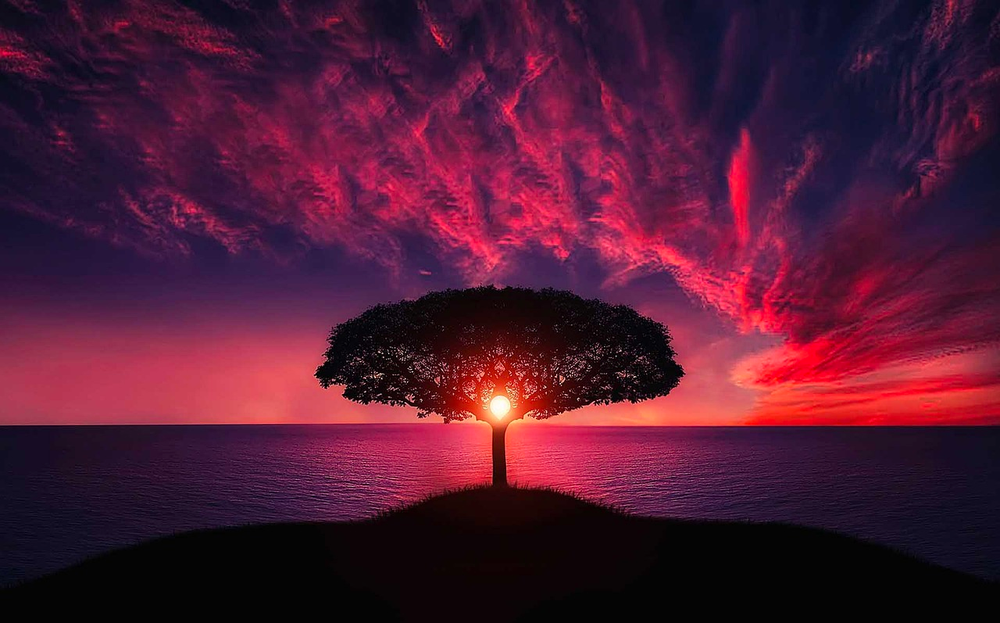
#> input picture LAB 2/POSTLAB/img.png, 1000 x 623 px, shrunk from 1280 x 797 before the run
$ python Postlab3.py
#> lines starting #> are read from the running program, lines starting #| are printed output that depends on the picture; after the words box and inside, x2 and y2 are one past the last pixel; in counts of white or black regions, pixels touching at a corner belong together
import cv2
import numpy as np
import matplotlib.pyplot as plt

image_path = "img.png"
original_image = cv2.imread(image_path)
#> original_image is the input picture: shape (623, 1000, 3); mean B, G, R 51.4, 25.9, 79.4

if original_image is None:
    print("Error: Image not loaded.")
    exit()

hsv_image = cv2.cvtColor(original_image, cv2.COLOR_BGR2HSV)
#> hsv_image: shape (623, 1000, 3); mean H, S, V 132.6, 155.7, 83.8

lower_bound = np.array([30, 50, 50])
upper_bound = np.array([70, 255, 255])

mask = cv2.inRange(hsv_image, lower_bound, upper_bound)
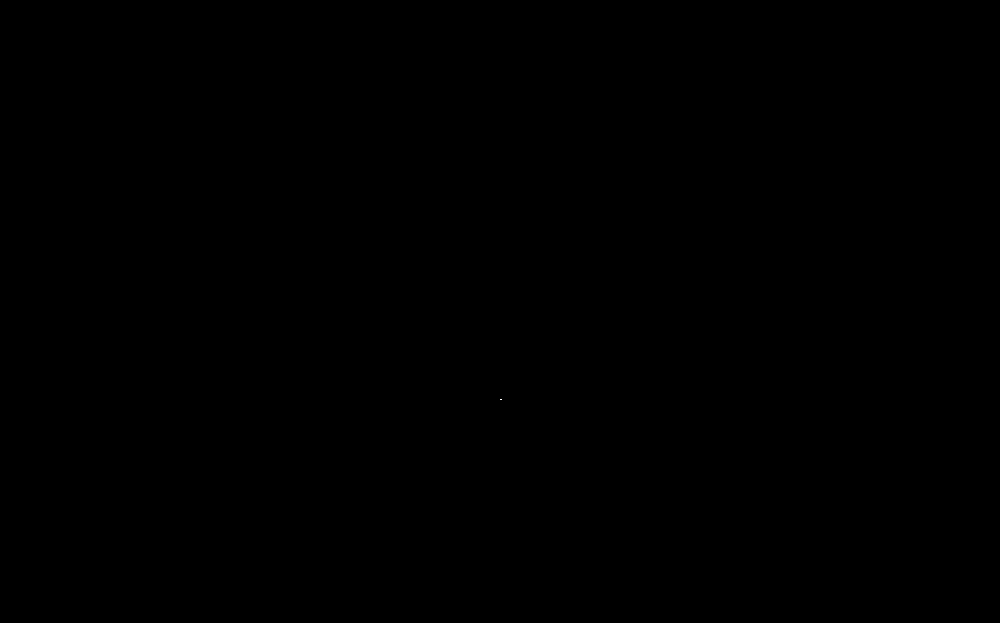
#> mask: shape (623, 1000); 0% white in thin lines or dots, all inside (x1, y1, x2, y2) = (500, 399, 502, 400)

masked_image = cv2.bitwise_and(original_image, original_image, mask=mask)

mask_colored = cv2.cvtColor(mask, cv2.COLOR_GRAY2BGR)

result_image = cv2.addWeighted(original_image, 0.7, mask_colored, 0.3, 0)
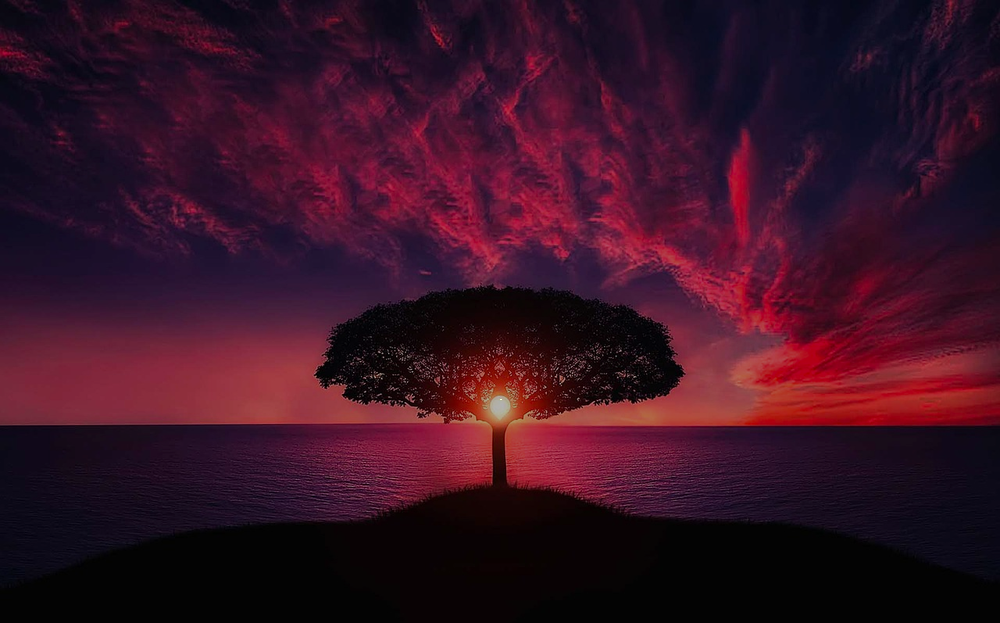
#> result_image: shape (623, 1000, 3); mean B, G, R 36, 18.1, 55.6

def plot_histogram(image, title):
#> called with title = 'Original Image Histogram'
    hist = cv2.calcHist([image], [0], None, [256], [0, 256])
#> hist = 256 values, max 61242 at index 4, min 0 at index 251, mean 2433.6
    plt.plot(hist, color='b')
    plt.title(title)
    plt.xlabel('Pixel Value')
    plt.ylabel('Frequency')

plt.figure(figsize=(15, 5))

plt.subplot(131)
plot_histogram(original_image, 'Original Image Histogram')

plt.subplot(132)
plot_histogram(mask, 'Mask Histogram')

plt.subplot(133)
plot_histogram(result_image, 'Result Image Histogram')

plt.tight_layout()
plt.show()
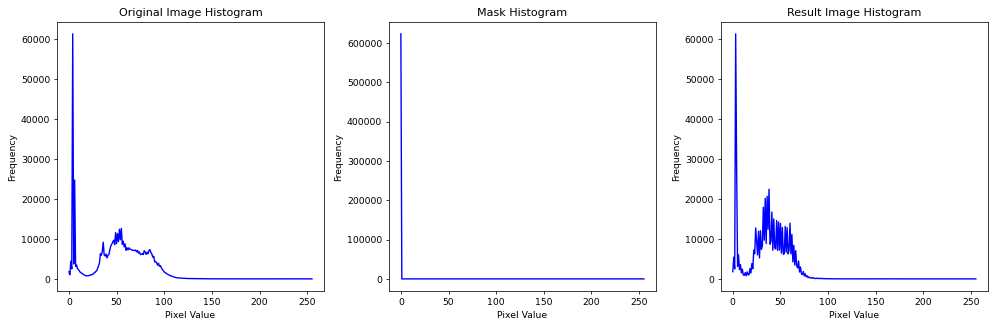
#> figure drawn by matplotlib, 3 panels; panel 1: curve peaks at x = 4, y = 61242; panel 2: curve peaks at x = 0, y = 622998; panel 3: curve peaks at x = 3, y = 61242
